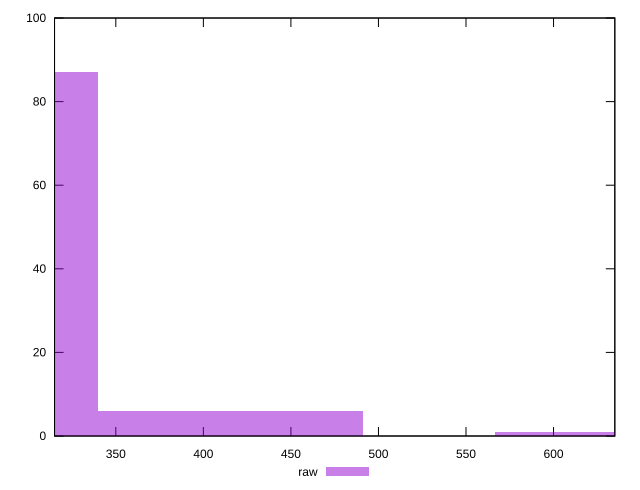

The gnuplot source for this figure:
reset

$raw <<EOF
604.3059511277447 1
302.15297556387236 87
377.69121945484045 6
453.22946334580854 6
EOF

set key outside below
set boxwidth 75.53824389096809
set xrange [315:635]
set yrange [0:100]
set trange [0:100]
set style fill transparent solid 0.5 noborder
set terminal svg size 640, 490 enhanced background rgb 'white'
set output "report_00026_2021-02-22T21:38:55.199Z/render-blocking-resources/samples/pages+cached+noadtech+nomedia/raw/histogram.svg"

plot $raw title "raw" with boxes

reset
